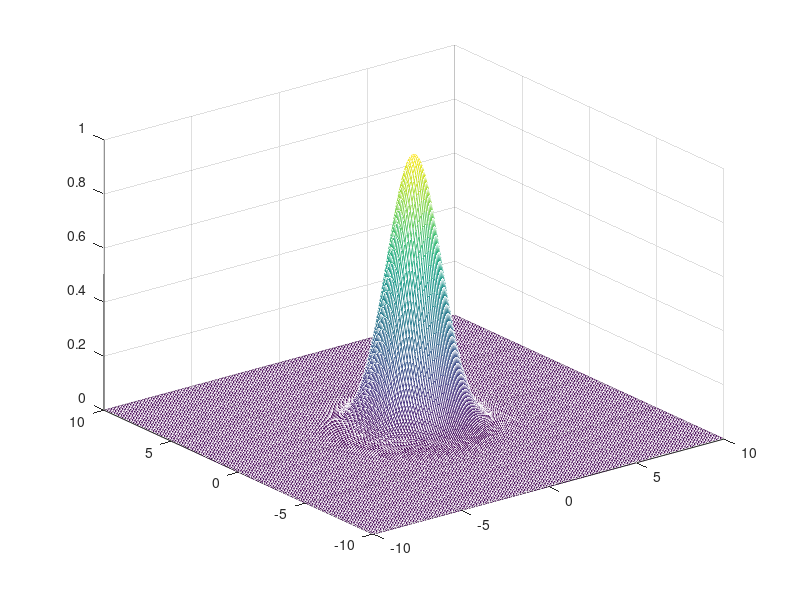

The MATLAB source for this figure: (Note: this script raises an error after producing the figure.)
u=[-10:0.1:10];
v=[-10:0.1:10];
[U,V]=meshgrid(u,v);
H=exp(-(U.^2+V.^2)./2/3*2);
mesh(u,v,H);
%mesh function is draw three-dimensional hook face ,first parameter and
%second parameter respective
ly  is x-axis and y-axis 